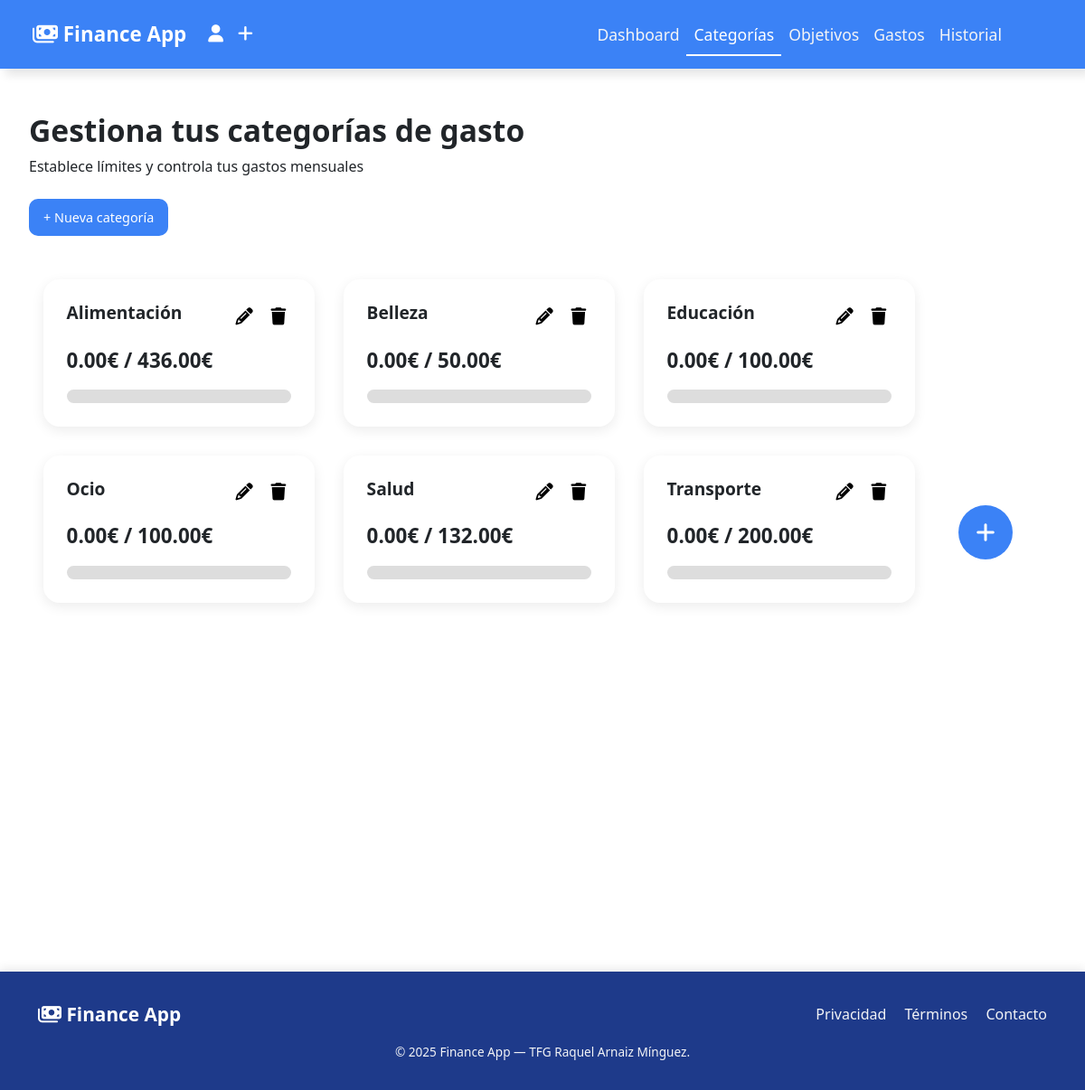
Page /app/categories.php (signed in) on the committed database.
### tables this page shows
CREATE TABLE `categories` (
  `id` int(11) NOT NULL,
  `user_id` int(11) DEFAULT NULL,
  `name` varchar(100) NOT NULL,
  `amount` decimal(10,2) DEFAULT 0.00,
  `completed_amount` decimal(10,2) DEFAULT 0.00,
  `created_at` timestamp NOT NULL DEFAULT current_timestamp()
);

### app/categories.php (the view, shortened to what this page needs)
<?php
require_once __DIR__ . DIRECTORY_SEPARATOR . 'bootstrap.php';
$user_id = $_SESSION['user_id'];
$stmt = $pdo->prepare("
    SELECT
        c.id,
        c.name,
        COALESCE(c.amount, 0) AS amount,
        COALESCE(SUM(e.amount), 0) AS completed_amount
    FROM categories c
    LEFT JOIN expenses e
        ON e.category_id = c.id
        AND MONTH(e.created_at) = MONTH(CURRENT_DATE())
        AND YEAR(e.created_at) = YEAR(CURRENT_DATE())
    WHERE c.user_id = ?
    GROUP BY c.id
    ORDER BY c.name ASC
");
$stmt->execute([$user_id]);
$user_categories = $stmt->fetchAll(PDO::FETCH_ASSOC);
include 'includes/header.php';
?>
<main class="categories-page">
    <section class="categories-hero">
        <h1>Gestiona tus categorías de gasto</h1>
        <p>Establece límites y controla tus gastos mensuales</p>
    </section>
    <section class="categories-actions">
        <button id="openAddCategoryModal" class="button-app" data-bs-toggle="modal" data-bs-target="#addCategoryModal">
            + Nueva categoría
        </button>
    </section>
    <section class="categories-section">
        <div class="categories">
            <?php foreach ($user_categories as $cat):
                $dataAmount = $cat['completed_amount'];
                $dataBudget = $cat['amount'];
            ?>
            <div
                class="category-progress"
                data-category-id="<?= $cat['id'] ?>"
                data-category-name="<?= htmlspecialchars($cat['name']) ?>"
            >
                <div class="card-header">
                    <h2><?= htmlspecialchars($cat['name']); ?></h2>
                    <div class="category-buttons">
                        <button
                            class="category-button edit-category-button"
                            data-category-id="<?= $cat['id'] ?>"
                            data-category-name="<?= htmlspecialchars($cat['name']) ?>"
                            data-bs-toggle="modal"
                            data-bs-target="#editLimitModal<?= $cat['id'] ?>"
                        >
                            <i class="fa-solid fa-pencil"></i>
                        </button>
                        <button
                            class="category-button delete-category-button"
                            data-category-id="<?= $cat['id'] ?>"
                            data-category-name="<?= htmlspecialchars($cat['name']) ?>"
                            data-bs-toggle="modal"
                            data-bs-target="#deleteCategoryModal<?= $cat['id'] ?>"
                        >
                            <i class="fa-solid fa-trash"></i>
                        </button>
                    </div>
                </div>
                <p class="progress-info">
                    <?php if ($dataBudget <= $dataAmount): ?>
                        <span class="over-budget">Superaste el límite de <?= $dataBudget ?>€</span>
                    <?php else: ?>
                        <p class="category-amount"><?= $dataAmount ?>€ / <?= $dataBudget ?>€</p>
                    <?php endif; ?>
                </p>
                <div class="progress-bar-container">
                </div>
            </div>
            <?php endforeach; ?>
            <div class="add-category-button-container">
                <button class="button-app add-category-button" title="Añadir categoría" data-bs-toggle="modal" data-bs-target="#addCategoryModal">
                    <i class="fa-solid fa-plus"></i>
                </button>
            </div>
        </div>
    </section>
</main>
<?php include 'includes/footer.php'; ?>

### app/includes/header.php (shortened to what this page needs)
<!DOCTYPE html>
<html lang="en">
<head>
    <link rel="stylesheet" href="public/css/main.css">
    <link
    href="https://cdn.jsdelivr.net/npm/bootstrap@5.3.3/dist/css/bootstrap.min.css"
    rel="stylesheet"
>
</head>
<body>
    <header class="sticky-top">
        <nav class="navbar navbar-expand-lg finance-navbar">
            <div class="container-fluid">
                <a class="navbar-brand" href="app_dashboard.php">
                    <i class="fa-solid fa-money-bills"></i>
                    Finance App
                </a>
                <div class="navbar-profile">
                    <?php if (isset($_SESSION['user_name'])): ?>
                    <a href="profile.php" class="profile-btn" title="Mi Perfil">
                        <i class="fa-solid fa-user"></i>
                    </a>
                    <?php else: ?>
                    <a href="login.php" class="profile-btn" title="Iniciar Sesión">
                        <i class="fa-solid fa-user"></i>
                    </a>
                    <?php endif; ?>
                </div>
                <?php if (isset($_SESSION['user_id'])): ?>
                <div class="navbar-add-transaction">
                    <a id="addExpenseButton" class="add-transaction-btn" title="Añadir Gasto" data-bs-toggle="modal" data-bs-target="#ModalAddExpense">
                        <i class="fa-solid fa-plus"></i>
                    </a>
                </div>
                <?php endif; ?>
                <?php
                $currentPage = basename($_SERVER['PHP_SELF']);
                ?>
                <div class="collapse navbar-collapse" id="mainNavbar">
                    <ul class="navbar-nav ms-auto">
                        <li class="nav-item">
                            <a class="nav-link <?= $currentPage === 'app_dashboard.php' ? 'active' : '' ?>" href="app_dashboard.php">Dashboard</a>
                        </li>
                        <li class="nav-item">
                            <a class="nav-link <?= $currentPage === 'categories.php' ? 'active' : '' ?>" href="categories.php">Categorías</a>
                        </li>
                        <li class="nav-item">
                            <a class="nav-link <?= $currentPage === 'objectives.php' ? 'active' : '' ?>" href="objectives.php">Objetivos</a>
                        </li>
                        <li class="nav-item">
                            <a class="nav-link <?= $currentPage === 'expenses.php' ? 'active' : '' ?>" href="expenses.php">Gastos</a>
                        </li>
                        <li class="nav-item">
                            <a class="nav-link <?= $currentPage === 'history.php' ? 'active' : '' ?>" href="history.php">Historial</a>
                        </li>
                    </ul>
                </div>
            </div>
        </nav>
    </header>

### app/includes/footer.php
        <footer class="finance-footer">
            <div class="container">
                <div class="row align-items-center">
                    <div class="col-md-6 text-center text-md-start mb-2 mb-md-0">
                        <span class="footer-brand">
                            <i class="fa-solid fa-money-bills"></i> Finance App
                        </span>
                    </div>
                    <div class="col-md-6 text-center text-md-end">
                        <a href="info.php" class="footer-link">Privacidad</a>
                        <a href="info.php" class="footer-link ms-3">Términos</a>
                        <a href="info.php" class="footer-link ms-3">Contacto</a>
                    </div>
                </div>
                <div class="footer-copy mt-3 text-center">
                    © 2025 Finance App — TFG Raquel Arnaiz Mínguez.
                </div>
            </div>
        </footer>
    </body>
</html>

### app/public/css/main.css (style rules this page uses)
body { font-family: "Inter", sans-serif; background-color: #FFFFFF; color: #1F2937; }
header .finance-navbar { background-color: #3B82F6; box-shadow: 6px 7px 10px rgba(0, 0, 0, 0.1); padding: 1rem 1.5rem; }
header .finance-navbar .container-fluid { display: flex; align-items: center; justify-content: space-between; }
header .finance-navbar .container-fluid .navbar-brand { color: #FFFFFF; font-size: 1.4rem; font-weight: 700; }
header .finance-navbar .container-fluid .nav-link { color: #F3F4F6; font-size: 1.1rem; position: relative; transition: 0.3s; }
header .finance-navbar .container-fluid .nav-link::after { background: #FFFFFF; bottom: -3px; content: ""; height: 2px; left: 0; position: absolute; transition: width 0.3s; width: 0; }
header .finance-navbar .container-fluid .nav-link.active { color: #FFFFFF; }
header .finance-navbar .container-fluid .nav-link.active::after { width: 100%; }
header .finance-navbar .container-fluid .navbar-add-transaction .add-transaction-btn { border-radius: 50%; color: #FFFFFF; font-size: 1.2rem; padding: 0.5rem; transition: 0.2s; }
header .finance-navbar .container-fluid .navbar-profile .profile-btn { border-radius: 50%; color: #FFFFFF; font-size: 1.2rem; padding: 0.5rem; transition: 0.2s; }
header .finance-navbar .container-fluid .navbar-collapse { padding-right: 3rem; }
.finance-footer { background-color: #1E3A8A; box-shadow: 0 -4px 10px rgba(0, 0, 0, 0.08); color: #F3F4F6; flex-shrink: 0; margin-top: auto; padding: 2rem 0; }
.finance-footer .footer-brand { font-size: 1.3rem; font-weight: 700; color: #FFFFFF; }
.finance-footer .footer-link { color: #F3F4F6; text-decoration: none; font-size: 1rem; position: relative; padding-bottom: 2px; transition: color 0.3s ease; }
.finance-footer .footer-link::after { content: ""; position: absolute; left: 0; bottom: -2px; width: 0; height: 2px; background-color: #FFFFFF; transition: width 0.3s ease; }
.finance-footer .footer-copy { font-size: 0.85rem; }
.button-app { background: #3B82F6; border-radius: 10px; border: none; color: #FFFFFF; cursor: pointer; font-size: 0.9rem; padding: 0.6rem 1rem; transition: 0.2s; }
.categories-hero { padding: 0 2rem; margin-top: 3rem; }
.categories-hero h1 { font-size: 2.1rem; font-weight: 700; margin: 0; }
.categories-hero p { margin-top: 0.5rem; }
.categories-actions { display: flex; gap: 1rem; margin-bottom: 2rem; margin-left: 2rem; }
.categories-section { padding: 0 2rem; min-height: 750px; margin-top: 2rem; margin-bottom: 2rem; }
.categories-section .categories { align-items: center; display: flex; flex-direction: row; flex-wrap: wrap; justify-content: flex-start; }
.categories-section .category-progress .card-header { align-items: center; display: flex; justify-content: space-between; margin-bottom: 1rem; }
.categories-section .category-progress .card-header h2 { font-size: 1.2rem; font-weight: 600; }
.categories-section .category-progress .card-header .category-buttons { display: flex; gap: 0.5rem; }
.categories-section .category-progress .card-header .category-button { aspect-ratio: 1/1; background: none; border-radius: 50%; border: none; font-size: 1.2rem; transition: 0.2s; }
.categories-section .category-progress { background: #FFFFFF; border-radius: 18px; border: none; box-shadow: 0 4px 14px rgba(0, 0, 0, 0.08); flex: 1; min-width: 300px; max-width: 300px; padding: 1.6rem; margin: 1rem; }
.categories-section .category-amount { font-size: 1.4rem; font-weight: 600; margin-bottom: 1rem; }
.categories-section .progress-bar-container { width: 100%; height: 15px; background: #ddd; border-radius: 10px; overflow: hidden; max-width: 800px; }
.categories-section .progress-info { font-size: 14px; margin-top: 5px; }
.add-category-button-container { display: flex; justify-content: center; margin: 2rem; }
.add-category-button-container .add-category-button { aspect-ratio: 1/1; width: 60px; font-size: 1.5rem; border-radius: 50%; padding: 0; }
.button-app { margin-top: 0.5rem; }
body { font-family: "Inter", sans-serif; background-color: #F3F4F6; color: #1F2937; }

### rows in the picture
categories: name "Alimentación", dataAmount "0.00", dataBudget "436.00"
categories: name "Belleza", dataAmount "0.00", dataBudget "50.00"
categories: name "Educación", dataAmount "0.00", dataBudget "100.00"
categories: name "Ocio", dataAmount "0.00", dataBudget "100.00"
categories: name "Salud", dataAmount "0.00", dataBudget "132.00"
categories: name "Transporte", dataAmount "0.00", dataBudget "200.00"
